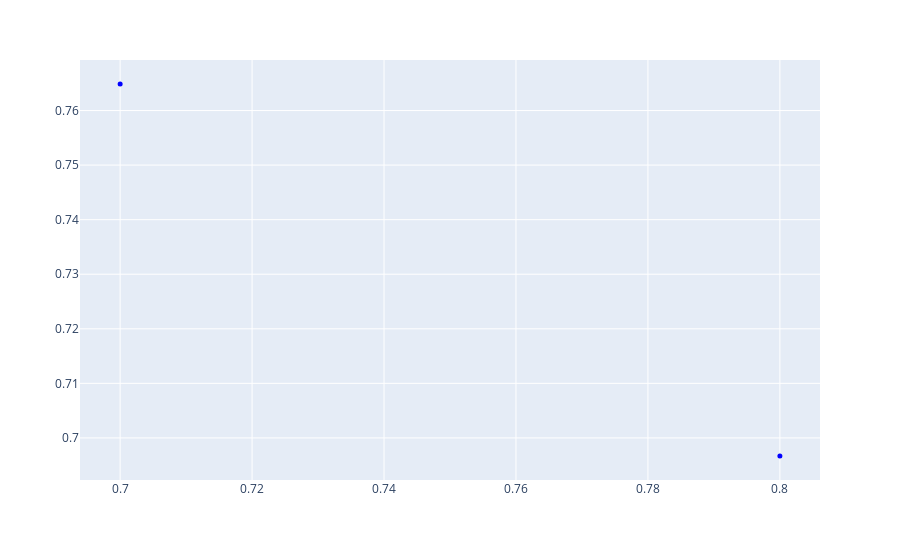

Notebook cell for this chart:
### Markdown cell above
Для определения минимума и максимума на отрезке $[i - 1; i + 1]$ необходимо рассмотреть значения функции $f'''(x)$ в точках экстремума, которые принадлежат отрезку, и на краях отрезка

### Code cell
x_f3 = [x_points[i_3 - 1], x_points[i_3 + 1]] + [float(c) for c in extremes_f3 if c.is_real and x_points[i_3 - 1] <= c <= x_points[i_3 + 1]]
y_f3 = [float(f3.subs(x, c)) for c in x_f3]
f3_min = min(y_f3)
f3_max = max(y_f3)

print("минимум f''' =", f3_min)
print("максимум f''' =", f3_max)

figure = px.line()
for point in range(len(x_f3)):
    figure.add_scatter(x=[x_f3[point]], y=[y_f3[point]], marker=dict(color="blue", size=5, symbol="circle"))
figure.update_traces(showlegend=False)

figure.show()

### Figure 1 — Plotly figure (JSON) as saved in the notebook; plotly's stock layout.template omitted (floating-point values rounded to 4 significant figures)
{"data": [{"hovertemplate": "<extra></extra>", "legendgroup": "", "line": {"color": "#636efa", "dash": "solid"}, "marker": {"symbol": "circle"}, "mode": "lines", "name": "", "orientation": "v", "showlegend": false, "type": "scatter", "xaxis": "x", "yaxis": "y"}, {"marker": {"color": "blue", "size": 5, "symbol": "circle"}, "showlegend": false, "type": "scatter", "x": [0.7], "y": [0.7648]}, {"marker": {"color": "blue", "size": 5, "symbol": "circle"}, "showlegend": false, "type": "scatter", "x": [0.8], "y": [0.6967]}], "layout": {"legend": {"tracegroupgap": 0}, "margin": {"t": 60}, "xaxis": {"anchor": "y", "domain": [0, 1]}, "yaxis": {"anchor": "x", "domain": [0, 1]}}}
